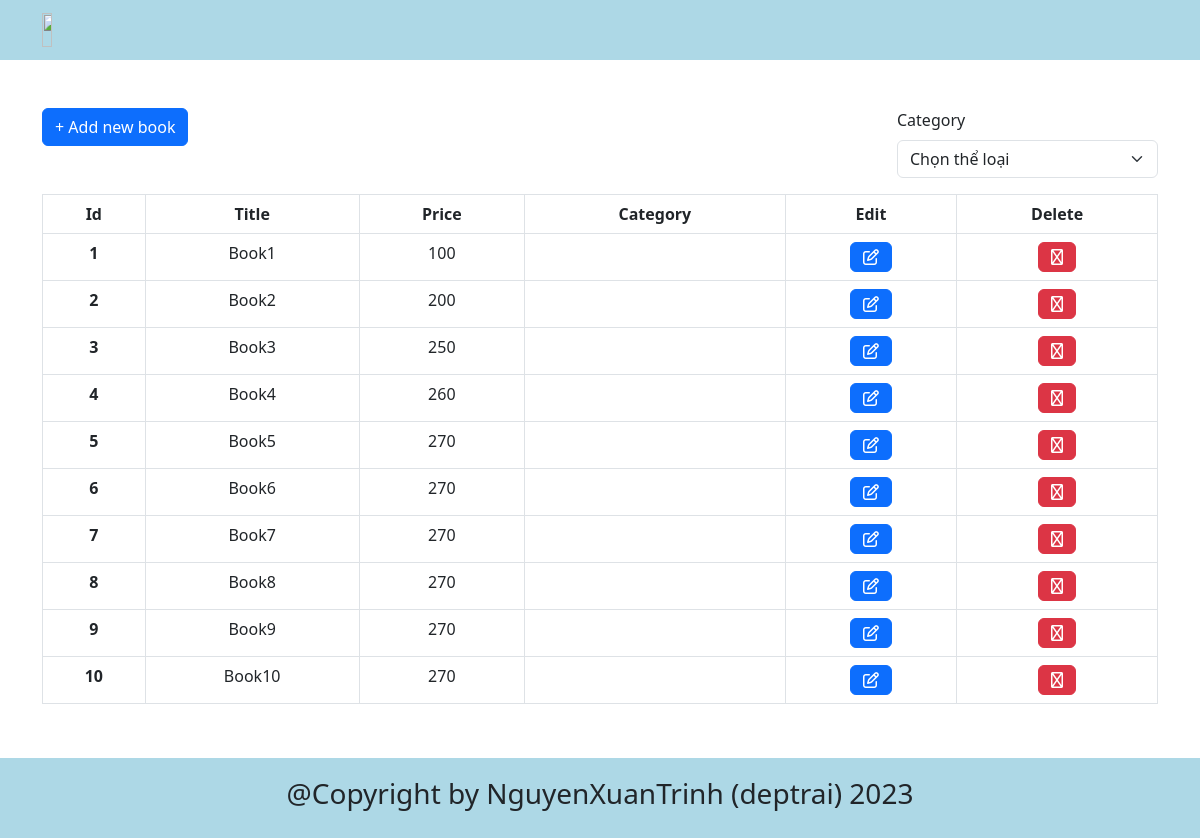
/manager/index.php, run on an earlier commit of the app's database.
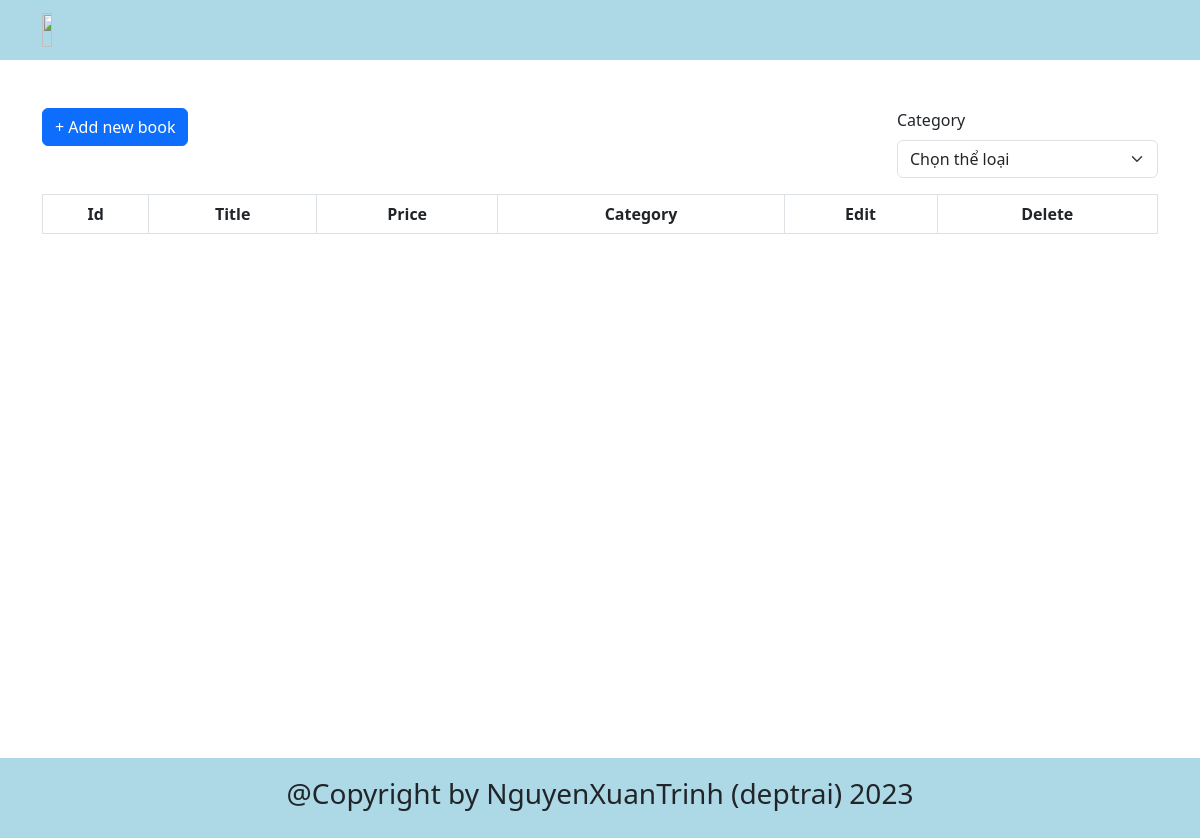
And on a later commit of the database.
### tables this page shows
CREATE TABLE book(
	id INT NOT NULL AUTO_INCREMENT,
	title VARCHAR(255),
    price INT,
    img BLOB,
    description TEXT,
    cateId INT,
    PRIMARY KEY (id)
);

### manager/index.php (the view, shortened to what this page needs)
<?php
    require_once './DB/db.php';
    if(isset($_GET['cateId'])) $filter=$_GET['cateId'];
    else $filter=0
?>
 <?php require './Global_component/header/header.php' ?>
<!DOCTYPE html>
<html lang="en">
<head>
    <link href="https://cdn.jsdelivr.net/npm/bootstrap@5.3.0/dist/css/bootstrap.min.css" rel="stylesheet">
    <link rel="stylesheet" href="./CSS/global.css">
    <link rel="stylesheet" href="./CSS/home.css">
</head>
<body>
    <div class="main container my-5">
        <div class="row mb-3">
            <div class="col-3">
                <a class="btn btn-primary" href="./newbook.php" role="button">+ Add new book</a>
            </div>
            <div class="col-3 offset-6">
                <label for="cateId" class="form-label">Category</label>
                <select class="form-select" name="cateId" id="cateId">
                <?php
                    $query = 'SELECT * FROM category';
                    if($filter==0) echo '<option value="0" selected>Chọn thể loại</option>';
                    else echo '<option value="0">Chọn thể loại</option>';
                ?>
                </select>
            </div>
        </div>
        <table class="table table-bordered">
            <thead>
                <tr>
                    <th scope="col">Id</th>
                    <th scope="col">Title</th>
                    <th scope="col">Price</th>
                    <th scope="col">Category</th>
                    <th scope="col">Edit</th>
                    <th scope="col">Delete</th>
                </tr>
            </thead>
            <tbody>
                <?php
                    if($filter>0) $query = 'SELECT * FROM book WHERE cateId=' .$filter. ';';
                    else $query = "SELECT * FROM book;";
                    $result = $conn->query($query);
                    while($row = mysqli_fetch_assoc($result)){
                        $category_str ='';
                        echo
                        '<tr>
                            <th scope="row">' .$row["id"]. '</th>
                            <td>' .$row["title"]. '</td>
                            <td>' .$row["price"]. '</td>
                            <td>' .$category_str. '</td>
                            <td><a class="btn btn-primary" href="http://localhost/manager/edit_book.php?id=' .$row["id"]. '" role="button"><i class="fa-regular fa-pen-to-square"></i></a></td>
                            <td>
                                <button class="btn btn-danger" name="id" onclick="delBook(' .$row['id'].')"><i class="fa-regular fa-trash"></i></button>
                            </<td>
                        </tr>';
                    }
                ?>
            </tbody>
        </table>
    </div>
    <?php require './Global_component/footer/footer.php' ?>
</body>
</html>

### manager/Global_component/header/header.php (shortened to what this page needs)
<!DOCTYPE html>
<html lang="en">
<head>
</head>
<body>
    <nav class="navbar">
        <div class="container">
            <a class="navbar-brand" href="./index.php">
                <img src="./assets/logo.svg" alt="logo">
            </a>
        </div>
    </nav>
</body>
</html>

### manager/Global_component/footer/footer.php (shortened to what this page needs)
<div class="footer">
    <h3>@Copyright by NguyenXuanTrinh (deptrai) 2023</h3>
</div>

### manager/CSS/global.css (style rules this page uses)
table tr, table td { text-align: center !important; }
.main { min-height: 75vh; }

### manager/Global_component/header/header.php (style rules this page uses)
img { width: 40%; }
nav { background-color: lightblue; }

### manager/Global_component/footer/footer.php (style rules this page uses)
.footer { height: 10vh; display: flex; align-items: center; margin-top: 50px; justify-content: center; background-color: lightblue; }

What changed in the data, as far as the page shows it:
removed book: id "1", title "Book1", price "100"
removed book: id "2", title "Book2", price "200"
removed book: id "3", title "Book3", price "250"
removed book: id "4", title "Book4", price "260"
removed book: id "5", title "Book5", price "270"
removed book: id "6", title "Book6", price "270"
removed book: id "7", title "Book7", price "270"
removed book: id "8", title "Book8", price "270"
removed book: id "9", title "Book9", price "270"
removed book: id "10", title "Book10", price "270"
